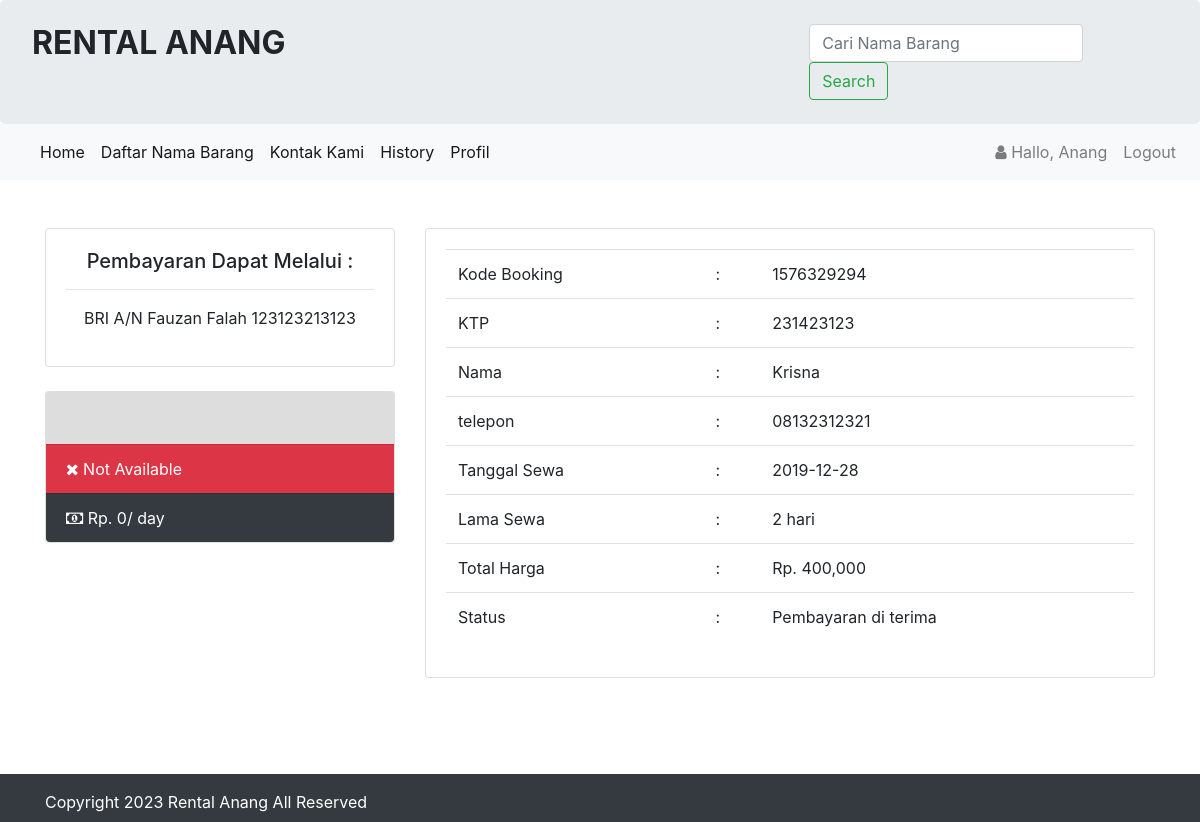
/bayar.php?id=1576329294 (signed in), run on the app's committed database.
### tables this page shows
CREATE TABLE `infoweb` (
  `id` int(11) NOT NULL,
  `nama_rental` varchar(255) DEFAULT NULL,
  `telp` varchar(15) DEFAULT NULL,
  `alamat` text DEFAULT NULL,
  `email` varchar(255) DEFAULT NULL,
  `no_rek` text DEFAULT NULL,
  `updated_at` timestamp NOT NULL DEFAULT current_timestamp()
);

CREATE TABLE `booking` (
  `id_booking` int(11) NOT NULL,
  `kode_booking` varchar(255) NOT NULL,
  `id_login` int(11) NOT NULL,
  `id_barang` int(11) NOT NULL,
  `ktp` varchar(255) NOT NULL,
  `nama` varchar(255) NOT NULL,
  `alamat` varchar(255) NOT NULL,
  `no_tlp` varchar(15) NOT NULL,
  `tanggal` varchar(255) NOT NULL,
  `lama_sewa` int(11) NOT NULL,
  `total_harga` int(11) NOT NULL,
  `konfirmasi_pembayaran` varchar(255) NOT NULL,
  `tgl_input` varchar(255) NOT NULL
);

### koneksi/koneksi.php (called while the page is built, shortened)
<?php
    $user = 'root';
    $pass = '';
    $koneksi = new PDO("mysql:host=localhost;dbname=rental_tahu_outdooor", $user, $pass);
    $url = "http://localhost/aku/";
    $sql_web = "SELECT * FROM infoweb WHERE id = 1";
    $row_web = $koneksi->prepare($sql_web);
    $row_web->execute();
    $info_web = $row_web->fetch(PDO::FETCH_OBJ);
?>

### bayar.php (the view, shortened to what this page needs)
<?php
    require 'koneksi/koneksi.php';
    include 'header.php';
    $kode_booking = $_GET['id'];
    $hasil = $koneksi->query("SELECT * FROM booking WHERE kode_booking = '$kode_booking'")->fetch();
    $id = $hasil['id_barang'];
    $isi = $koneksi->query("SELECT * FROM barang WHERE id_barang = '$id'")->fetch();
?>
<br>
<br>
<div class="container">
<div class="row">
    <div class="col-sm-4">
        <div class="card">
            <div class="card-body text-center">
                <h5>Pembayaran Dapat Melalui :</h5>
                <hr/>
                <p> <?= $info_web->no_rek;?> </p>
            </div>
        </div>
        <br/>
        <div class="card">
                <div class="card-body" style="background:#ddd">
                </div>
                <ul class="list-group list-group-flush">
                <?php if($isi['status'] == 'Tersedia'){?>
                    <li class="list-group-item bg-primary text-white">
                        <i class="fa fa-check"></i> Available
                    </li>
                <?php }else{?>
                    <li class="list-group-item bg-danger text-white">
                        <i class="fa fa-close"></i> Not Available
                    </li>
                <?php }?>
                <li class="list-group-item bg-dark text-white">
                    <i class="fa fa-money"></i> Rp. <?php echo number_format($isi['harga']);?>/ day
                </li>
                </ul>
            </div>
    </div>
    <div class="col-sm-8">
         <div class="card">
           <div class="card-body" id="for-print">
                    <table class="table">
                        <tr>
                            <td>Kode Booking  </td>
                            <td> :</td>
                            <td><?php echo $hasil['kode_booking'];?></td>
                        </tr>
                        <tr>
                            <td>KTP  </td>
                            <td> :</td>
                            <td><?php echo $hasil['ktp'];?></td>
                        </tr>
                        <tr>
                            <td>Nama  </td>
                            <td> :</td>
                            <td><?php echo $hasil['nama'];?></td>
                        </tr>
                        <tr>
                            <td>telepon  </td>
                            <td> :</td>
                            <td><?php echo $hasil['no_tlp'];?></td>
                        </tr>
                        <tr>
                            <td>Tanggal Sewa </td>
                            <td> :</td>
                            <td><?php echo $hasil['tanggal'];?></td>
                        </tr>
                        <tr>
                            <td>Lama Sewa </td>
                            <td> :</td>
                            <td><?php echo $hasil['lama_sewa'];?> hari</td>
                        </tr>
                        <tr>
                            <td>Total Harga </td>
                            <td> :</td>
                            <td>Rp. <?php echo number_format($hasil['total_harga']);?></td>
                        </tr>
                        <tr>
                            <td>Status </td>
                            <td> :</td>
                            <td data-status="<?php echo $hasil['konfirmasi_pembayaran'];?>"><?php echo $hasil['konfirmasi_pembayaran'];?></td>
                        </tr>
                    </table>
           </div>
         </div>
    </div>
</div>
</div>
<br>
<br>
<br>
<?php include 'footer.php';?>

### header.php (shortened to what this page needs)
<!doctype html>
<html lang="en">
  <head>
    <link rel="stylesheet" href="assets/css/bootstrap.css" >
    <link rel="stylesheet" href="assets/css/font-awesome.css" >
  </head>
  <body>
    <div class="jumbotron pt-4 pb-4">
        <div class="row">
            <div class="col-sm-8">
                <h2><b style="text-transform:uppercase;"><?= $info_web->nama_rental;?> </b></h2>
            </div>
            <div class="col-sm-4">
                <form class="form-inline" method="get" action="blog.php">
                    <input class="form-control mr-sm-2" type="search" name="cari" placeholder="Cari Nama Barang" aria-label="Search">
                    <button class="btn btn-outline-success my-2 my-sm-0" type="submit">Search</button>
                </form>
            </div>
        </div>
    </div>
    <nav class="navbar navbar-expand-lg navbar-light bg-light">
        <div class="collapse navbar-collapse" id="navbarTogglerDemo01">
            <ul class="navbar-nav mr-auto mt-2 mt-lg-0">
                <li class="nav-item active">
                    <a class="nav-link" href="index.php">Home <span class="sr-only">(current)</span></a>
                </li>
                <li class="nav-item active">
                    <a class="nav-link" href="blog.php">Daftar Nama Barang</a>
                </li>
                <li class="nav-item active">
                    <a class="nav-link" href="kontak.php">Kontak Kami</a>
                </li>
            <?php if(!empty($_SESSION['USER'])){?>
                <li class="nav-item active">
                    <a class="nav-link" href="history.php">History</a>
                </li>
                <li class="nav-item active">
                    <a class="nav-link" href="profil.php">Profil</a>
                </li>
            <?php }?>
            </ul>
            <?php if(!empty($_SESSION['USER'])){?>
            <ul class="navbar-nav my-2 my-lg-0">
                <li class="nav-item">
                    <a class="nav-link" href="#">
                        <i class="fa fa-user"> </i> Hallo, <?php echo $_SESSION['USER']['nama_pengguna'];?>
                    </a>
                </li>
                <li class="nav-item">
                    <a class="nav-link" onclick="return confirm('Apakah anda ingin logout ?');" href="<?php echo $url;?>admin/logout.php">Logout</a>
                </li>
            </ul>
            <?php }?>
        </div>
    </nav>

### footer.php (shortened to what this page needs)
    <div class="footer mt-4 bg-dark text-white pt-3 pb-2">
      <div class="container">
        Copyright <?= date('Y');?> <?= $info_web->nama_rental;?> All Reserved
      </div>
    </div>
  </body>
</html>

### data on the page
infoweb: nama_rental "RENTAL ANANG", no_rek "BRI A/N Fauzan Falah 123123213123", nama_rental "Rental Anang"
booking: kode_booking "1576329294", ktp "231423123", nama "Krisna", no_tlp "08132312321", tanggal "2019-12-28", lama_sewa "2", total_harga "400,000", konfirmasi_pembayaran "Pembayaran di terima"

### other printed values
$_SESSION['USER']['nama_pengguna'] "Anang"
$isi['harga'] "0"
